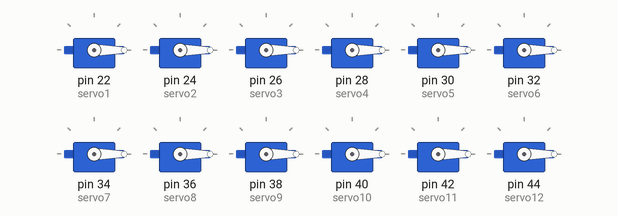
Recording of a sketch running on a simulated Arduino Mega 2560, built with avr-gcc and run on an emulated ATmega2560. Parts: 12 × servo.

Above: at 0.05 s.
At 2.0 s:
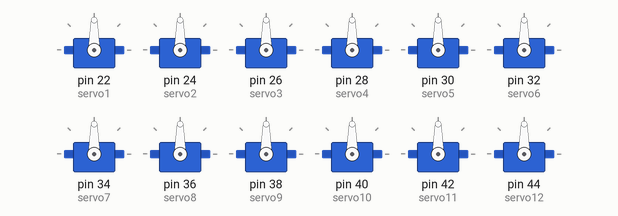
Timing chart, 0 to 4.6 s (numbered marks = the images above):
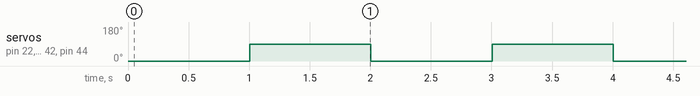

The sketch:

nonDriverTest.ino
```cpp
#include <Servo.h>

Servo servo1;
Servo servo2;
Servo servo3;
Servo servo4;
Servo servo5;
Servo servo6;
Servo servo7;
Servo servo8;
Servo servo9;
Servo servo10;
Servo servo11;
Servo servo12;
Servo servo13;
Servo servo14;
Servo servo15;
Servo servo16;

void setup(void){
  servo1.attach(22);
  servo2.attach(24);
  servo3.attach(26);
  servo4.attach(28);
  servo5.attach(30);
  servo6.attach(32);
  servo7.attach(34);
  servo8.attach(36);
  servo9.attach(38);
  servo10.attach(40);
  servo11.attach(42);
  servo12.attach(44);
  servo13.attach(46);
  servo14.attach(48);
  servo15.attach(23);
  servo16.attach(25);
}

void loop(void){
  int i;
  for( i = 0; ;i == 0? i = 90: i = 0  ){
    servo1.write(i);
    servo2.write(i);
    servo3.write(i);
    servo4.write(i);
    servo5.write(i);
    servo6.write(i);
    servo7.write(i);
    servo8.write(i);
    servo9.write(i);
    servo10.write(i);
    servo11.write(i);
    servo12.write(i);
    servo13.write(i);
    servo14.write(i);
    servo15.write(i);
    servo16.write(i);
    delay(1000);
  }

}
```

Measured:
- by itself, servo on pin 22 (servo1), servo on pin 24 (servo2), servo on pin 26 (servo3), servo on pin 28 (servo4), servo on pin 30 (servo5), servo on pin 32 (servo6), servo on pin 34 (servo7), servo on pin 36 (servo8), servo on pin 38 (servo9), servo on pin 40 (servo10), servo on pin 42 (servo11), servo on pin 44 (servo12): alternates 90° for 1.0 s and 0° for 1.0 s
